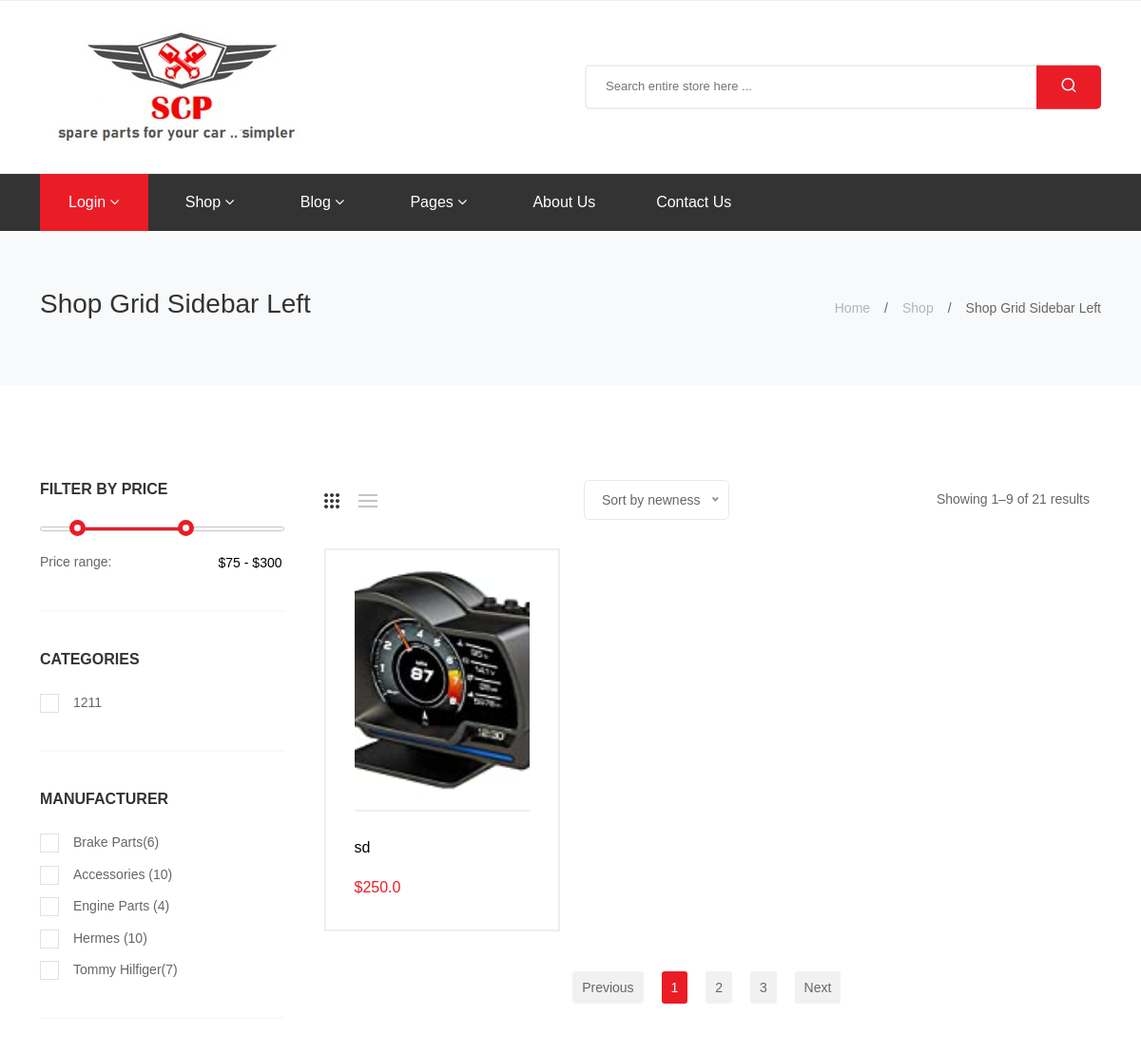
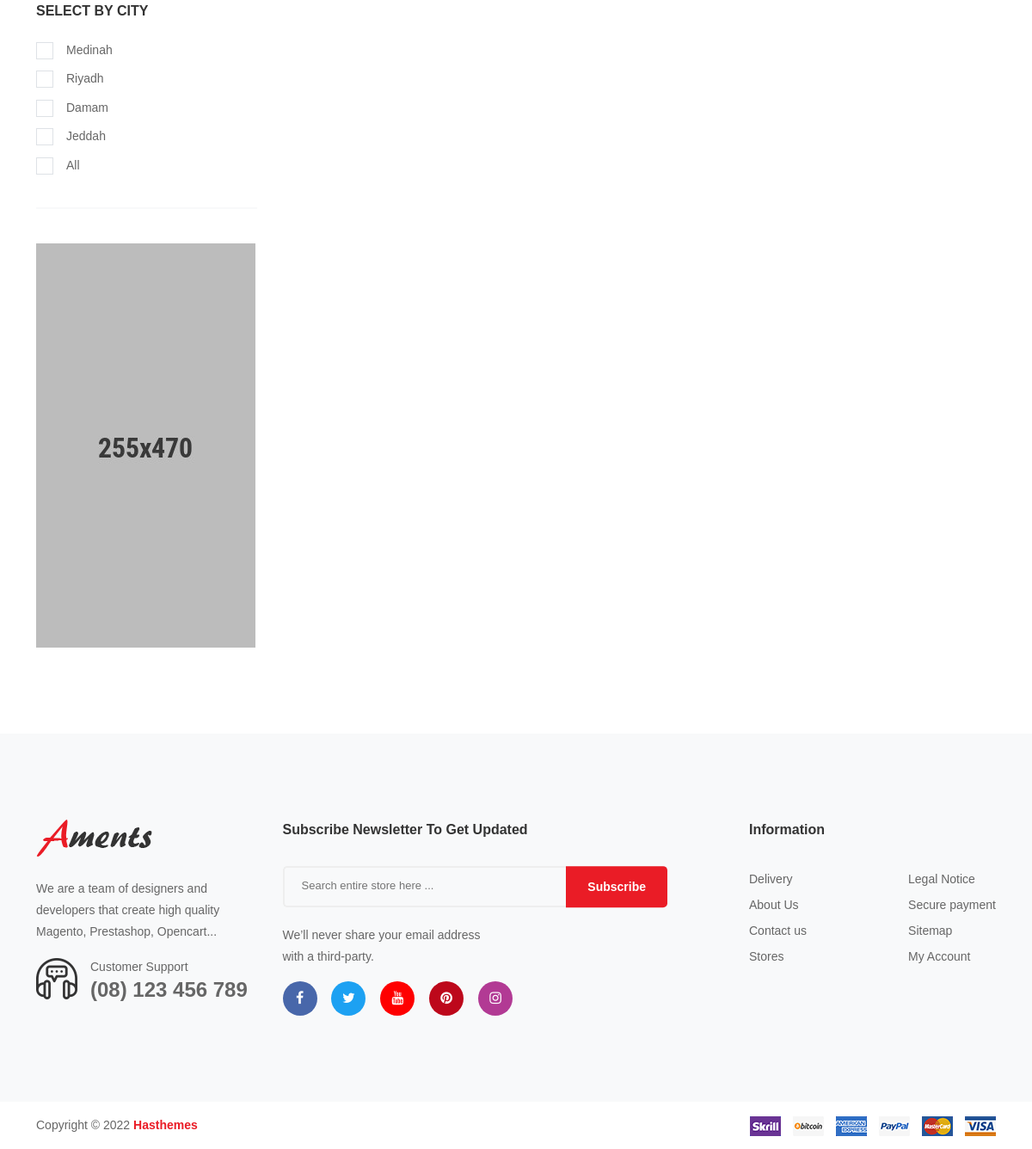
The page /products/1/ on the database its author committed (2 pictures, top to bottom).
### SCP/models.py (models this page shows)
class Categories(models.Model):
    category_name = models.CharField(max_length=100)

class Parts(models.Model):
    part_no = models.CharField(primary_key=True, max_length=20)
    P_name = models.CharField(max_length=100)
    car_manu = models.CharField(max_length=150)
    car_name = models.CharField(max_length=150)
    manufacture_year = models.CharField(max_length=10)
    original = models.BooleanField()
    category = models.ForeignKey(Categories, on_delete=models.CASCADE)
    desc = models.TextField()

class Part_Image(models.Model):
    P_id = models.ForeignKey(Parts, on_delete=models.CASCADE)
    image_field = models.ImageField(
        upload_to="media/part_images/",
        default="no-image.jpg",
        width_field="imagewidth",
        height_field="imageheight",
    )
    imagewidth = models.PositiveIntegerField(editable=False, default=65)
    imageheight = models.PositiveIntegerField(editable=False, default=65)

class Store_parts(models.Model):
    S_id = models.ForeignKey(Store, on_delete=models.CASCADE,  related_name='StoreParts')
    Price = models.FloatField()
    p_id =  models.ForeignKey(Parts, on_delete=models.CASCADE, related_name='parts')
    quantity = models.IntegerField()

### SCP/views.py (the view)
# urls.py: path('products/<int:category_id>/', views.all_products, name='products'),
def all_products(request, category_id):
   categories = Categories.objects.all()
   Prodects=Parts.objects.all().filter(category=category_id)
   parts = []
   for part in Prodects:
    parts.append({
        "part_obj":part,
         "part_img":Part_Image.objects.get(P_id=part),
         "SP":Store_parts.objects.all().filter(p_id=part).order_by('Price').first()
         })
   context = {
        'parts': parts,
        'categories': categories
        }
   return render(request, "SCP/products.html", context)

### SCP/templates/SCP/products.html (shortened to what this page needs)
{% extends 'SCP/base.html'%}
{% block content %}
    <div class="breadcrumb-section">
        <div class="breadcrumb-wrapper">
            <div class="container">
                <div class="row">
                    <div class="col-12 d-flex justify-content-between justify-content-md-between  align-items-center flex-md-row flex-column">
                        <h3 class="breadcrumb-title">Shop Grid Sidebar Left</h3>
                        <div class="breadcrumb-nav">
                            <nav aria-label="breadcrumb">
                                <ul>
                                    <li><a href="index.html">Home</a></li>
                                    <li><a href="shop-grid-sidebar-left.html">Shop</a></li>
                                    <li class="active" aria-current="page">Shop Grid Sidebar Left</li>
                                </ul>
                            </nav>
                        </div>
                    </div>
                </div>
            </div>
        </div>
    </div>
    <div class="shop-section">
        <div class="container">
            <div class="row flex-column-reverse flex-lg-row">
                <div class="col-lg-3">
                    <div class="siderbar-section" data-aos="fade-up"  data-aos-delay="0">
                        <div class="sidebar-single-widget">
                            <h6 class="sidebar-title">FILTER BY PRICE</h6>
                            <div class="sidebar-content">
                                <div id="slider-range"></div>
                                <div class="filter-type-price">
                                    <label for="amount">Price range:</label>
                                    <input type="text" id="amount">
                                </div>
                            </div>
                        </div>
                        <div class="sidebar-single-widget" >
                            <h6 class="sidebar-title">CATEGORIES</h6>
                            <div class="sidebar-content">
                                <div class="filter-type-select">
                                    <ul>
                                        <li>
                                            {% for category in categories %}
                                            <label class="checkbox-default" for="catagory_1">
                                                <a href="">
                                                </a>
                                                <span>{{category.category_name}}</span>
                                            </label>
                                        </li>
                                        {% endfor %}
                                    </ul>
                                </div>
                            </div>
                        </div>
                        <div class="sidebar-single-widget">
                            <h6 class="sidebar-title">MANUFACTURER</h6>
                            <div class="sidebar-content">
                                <div class="filter-type-select">
                                    <ul>
                                        <li>
                                            <label class="checkbox-default" for="brakeParts">
                                                <span>Brake Parts(6)</span>
                                            </label>
                                        </li>
                                        <li>
                                            <label class="checkbox-default" for="accessories">
                                                <span>Accessories (10)</span>
                                            </label>
                                        </li>
                                        <li>
                                            <label class="checkbox-default" for="EngineParts">
                                                <span>Engine Parts (4)</span>
                                            </label>
                                        </li>
                                        <li>
                                            <label class="checkbox-default" for="hermes">
                                                <span>hermes (10)</span>
                                            </label>
                                        </li>
                                        <li>
                                            <label class="checkbox-default" for="tommyHilfiger">
                                                <span>Tommy Hilfiger(7)</span>
                                            </label>
                                        </li>
                                    </ul>
                                </div>
                            </div>
                        </div>
                        <div class="sidebar-single-widget">
                            <h6 class="sidebar-title">SELECT BY CITY</h6>
                            <div class="sidebar-content">
                                <div class="filter-type-select">
                                    <ul>
                                        <li>
                                            <label class="checkbox-default" for="black">
                                                <span>Medinah</span>
                                            </label>
                                        </li>
                                        <li>
                                            <label class="checkbox-default" for="blue">
                                                <span>Riyadh</span>
                                            </label>
                                        </li>
                                        <li>
                                            <label class="checkbox-default" for="brown">
                                                <span>Damam</span>
                                            </label>
                                        </li>
                                        <li>
                                            <label class="checkbox-default" for="Green">
                                                <span>Jeddah</span>
                                            </label>
                                        </li>
                                        <li>
                                            <label class="checkbox-default" for="pink">
                                                <span>all</span>
                                            </label>
                                        </li>
                                    </ul>
                                </div>
                            </div>
                        </div>
                        <div class="sidebar-single-widget">
                            <div class="sidebar-content">
                                <a href="product-details-default.html" class="sidebar-banner">
                                    <img class="img-fluid" src="assets/images/banner_images/aments_banner_04.jpg" alt="">
                                </a>
                            </div>
                        </div>
                    </div>
                </div>
                <div class="col-lg-9">
                    <div class="shop-sort-section" data-aos="fade-up"  data-aos-delay="0">
                        <div class="container">
                            <div class="row">
                                <div class="sort-box d-flex justify-content-between align-items-center flex-wrap">
                                    <div class="sort-tablist">
                                        <ul class="tablist nav sort-tab-btn">
                                            <li><a class="nav-link active" data-bs-toggle="tab" href="#layout-3-grid"><img src="assets/images/icon/bkg_grid.png" alt=""></a></li>
                                            <li><a class="nav-link" data-bs-toggle="tab" href="#layout-list"><img src="assets/images/icon/bkg_list.png" alt=""></a></li>
                                        </ul>
                                    </div>
                                    <div class="sort-select-list">
                                        <form action="#">
                                            <fieldset>
                                            </fieldset>
                                        </form>
                                    </div>
                                    <div class="page-amount">
                                        <span>Showing 1–9 of 21 results</span>
                                    </div>
                                </div>
                            </div>
                        </div>
                    </div>
                    <div class="sort-product-tab-wrapper">
                        <div class="container">
                            <div class="row">
                                <div class="col-12">
                                    <div class="tab-content tab-animate-zoom">
                                        <div class="tab-pane active show sort-layout-single" id="layout-3-grid">
                                            <div class="row">
                                                {% for part in parts %}
                                                {%if part.SP %}
                                                <div class="col-xl-4 col-sm-6 col-12">
                                                    <div class="product-default-single border-around" data-aos="fade-up"  data-aos-delay="400">
                                                        <div class="product-img-warp">
                                                            <a href="{% url 'scp:product-details' partNo=part.part_obj.part_no SP=part.SP.id%}" class="product-default-img-link">
                                                                <img src="{{part.part_img.image_field.url}}" alt="" class="product-default-img img-fluid">
                                                            </a>
                                                            <div class="product-action-icon-link">
                                                                <ul>
                                                                </ul>
                                                            </div>
                                                        </div>
                                                        <div class="product-default-content">
                                                            <h6 class="product-default-link"><a href="{% url 'scp:product-details' partNo=part.part_obj.part_no SP=part.SP.id%}">{{part.part_obj.P_name}}</a></h6>
                                                            <span class="product-default-price">${{part.SP.Price}}</span>
                                                        </div>
                                                    </div>
                                                </div>
                                                {%endif%}
                                                {% endfor %}
                                            </div>
                                        </div>
                                    </div>
                                </div>
                            </div>
                        </div>
                    </div>
                    <div class="page-pagination text-center" data-aos="fade-up"  data-aos-delay="0">
                        <ul>
                            <li><a href="#">Previous</a></li>
                            <li><a class="active" href="#">1</a></li>
                            <li><a href="#">2</a></li>
                            <li><a href="#">3</a></li>
                            <li><a href="#">Next</a></li>
                        </ul>
                    </div>
                </div>
            </div>
        </div>
    </div>
{% endblock %}

### rows shown on the page
Categories: category_name "1211"
Parts: part_img.image_field (picture), part_obj.P_name "sd", SP.Price "250.0"
